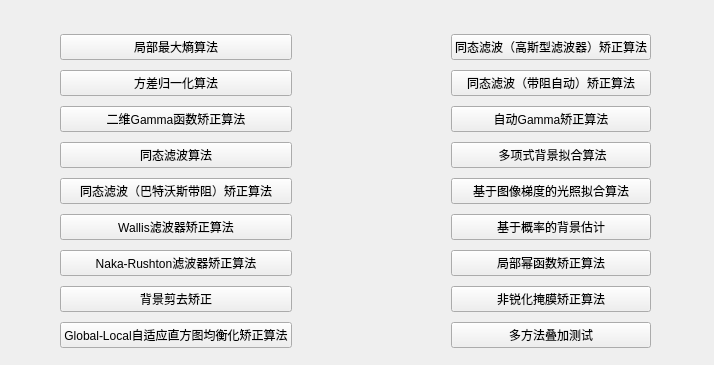
<?xml version="1.0" encoding="UTF-8"?>
<ui version="4.0">
 <class>MainForm</class>
 <widget class="QWidget" name="MainForm">
  <property name="geometry">
   <rect>
    <x>0</x>
    <y>0</y>
    <width>714</width>
    <height>365</height>
   </rect>
  </property>
  <property name="windowTitle">
   <string>Form</string>
  </property>
  <widget class="QWidget" name="layoutWidget">
   <property name="geometry">
    <rect>
     <x>60</x>
     <y>30</y>
     <width>591</width>
     <height>331</height>
    </rect>
   </property>
   <layout class="QHBoxLayout" name="horizontalLayout">
    <item>
     <layout class="QVBoxLayout" name="verticalLayout">
      <item>
       <widget class="QPushButton" name="btnAdjust">
        <property name="text">
         <string>局部最大熵算法</string>
        </property>
       </widget>
      </item>
      <item>
       <widget class="QPushButton" name="btnLinearAdjust">
        <property name="text">
         <string>方差归一化算法</string>
        </property>
       </widget>
      </item>
      <item>
       <widget class="QPushButton" name="btnGammaAdjust">
        <property name="text">
         <string>二维Gamma函数矫正算法</string>
        </property>
       </widget>
      </item>
      <item>
       <widget class="QPushButton" name="btnHomomorphicFilter">
        <property name="text">
         <string>同态滤波算法</string>
        </property>
       </widget>
      </item>
      <item>
       <widget class="QPushButton" name="btnHomoFilter2">
        <property name="text">
         <string>同态滤波（巴特沃斯带阻）矫正算法</string>
        </property>
       </widget>
      </item>
      <item>
       <widget class="QPushButton" name="btnWallisAdjust">
        <property name="text">
         <string>Wallis滤波器矫正算法</string>
        </property>
       </widget>
      </item>
      <item>
       <widget class="QPushButton" name="btnNakaAdjust">
        <property name="text">
         <string>Naka-Rushton滤波器矫正算法</string>
        </property>
       </widget>
      </item>
      <item>
       <widget class="QPushButton" name="btnMaskDodAdjust">
        <property name="text">
         <string>背景剪去矫正</string>
        </property>
       </widget>
      </item>
      <item>
       <widget class="QPushButton" name="btnGlapowAdjust">
        <property name="text">
         <string>Global-Local自适应直方图均衡化矫正算法</string>
        </property>
       </widget>
      </item>
     </layout>
    </item>
    <item>
     <spacer name="horizontalSpacer">
      <property name="orientation">
       <enum>Qt::Horizontal</enum>
      </property>
      <property name="sizeHint" stdset="0">
       <size>
        <width>40</width>
        <height>1</height>
       </size>
      </property>
     </spacer>
    </item>
    <item>
     <layout class="QVBoxLayout" name="verticalLayout_2">
      <item>
       <widget class="QPushButton" name="btnHomoFilter3">
        <property name="text">
         <string>同态滤波（高斯型滤波器）矫正算法</string>
        </property>
       </widget>
      </item>
      <item>
       <widget class="QPushButton" name="btnHomoFilter4">
        <property name="text">
         <string>同态滤波（带阻自动）矫正算法</string>
        </property>
       </widget>
      </item>
      <item>
       <widget class="QPushButton" name="btnAutoGamma">
        <property name="text">
         <string>自动Gamma矫正算法</string>
        </property>
       </widget>
      </item>
      <item>
       <widget class="QPushButton" name="btnBkgFitAdjust">
        <property name="text">
         <string> 多项式背景拟合算法</string>
        </property>
       </widget>
      </item>
      <item>
       <widget class="QPushButton" name="btnGammaFitAdjust">
        <property name="text">
         <string>基于图像梯度的光照拟合算法</string>
        </property>
       </widget>
      </item>
      <item>
       <widget class="QPushButton" name="btnEstimateBkg">
        <property name="text">
         <string>基于概率的背景估计</string>
        </property>
       </widget>
      </item>
      <item>
       <widget class="QPushButton" name="btnLocalGamma">
        <property name="text">
         <string>局部幂函数矫正算法</string>
        </property>
       </widget>
      </item>
      <item>
       <widget class="QPushButton" name="btnGumAdjust">
        <property name="text">
         <string>非锐化掩膜矫正算法</string>
        </property>
       </widget>
      </item>
      <item>
       <widget class="QPushButton" name="btnMultiAdjust">
        <property name="text">
         <string>多方法叠加测试</string>
        </property>
       </widget>
      </item>
     </layout>
    </item>
   </layout>
  </widget>
 </widget>
 <resources/>
 <connections/>
</ui>
